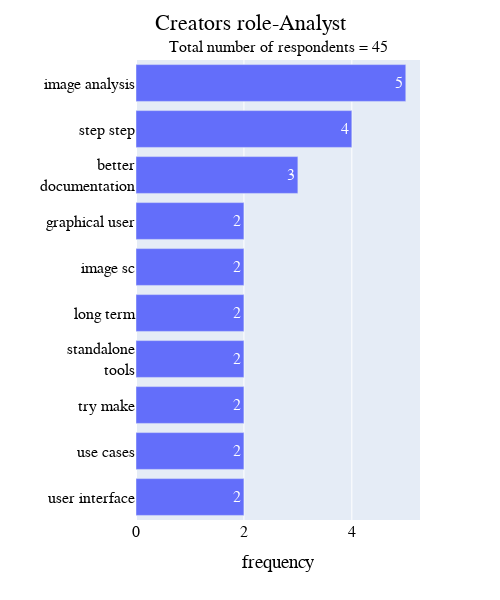

Source (notebook cell):
### Code cell
wordcount_barchart(creator_analyst_ngrams, title='Creators role-Analyst', total = creator_analyst['Creators role-Analyst'])

### Figure 1 — Plotly figure (JSON) as saved in the notebook; plotly's stock layout.template omitted (floating-point values rounded to 4 significant figures)
{"data": [{"alignmentgroup": "True", "hovertemplate": "frequency=%{x}<br>=%{y}<extra></extra>", "legendgroup": "", "marker": {"color": "#636efa", "pattern": {"shape": ""}}, "name": "", "offsetgroup": "", "orientation": "h", "showlegend": false, "textposition": "auto", "texttemplate": "%{x}", "type": "bar", "x": [5, 4, 3, 2, 2, 2, 2, 2, 2, 2], "xaxis": "x", "y": ["image analysis", "step step", "better<br>documentation", "user interface", "use cases", "try make", "standalone<br>tools", "long term", "image sc", "graphical user"], "yaxis": "y"}], "layout": {"annotations": [{"showarrow": false, "text": "Total number of respondents = 45", "x": 0.5, "xref": "paper", "y": 1.05, "yref": "paper"}], "barmode": "relative", "font": {"color": "Black", "family": "Helvetica", "size": 16}, "height": 600, "legend": {"font": {"color": "Black", "size": 16}, "title": {"font": {"family": "Helvetica"}}, "tracegroupgap": 0}, "margin": {"t": 60}, "title": {"text": "Creators role-Analyst", "x": 0.5}, "width": 500, "xaxis": {"anchor": "y", "domain": [0, 1], "title": {"text": "frequency"}}, "yaxis": {"anchor": "x", "categoryorder": "total ascending", "domain": [0, 1], "title": {"text": ""}}}}
